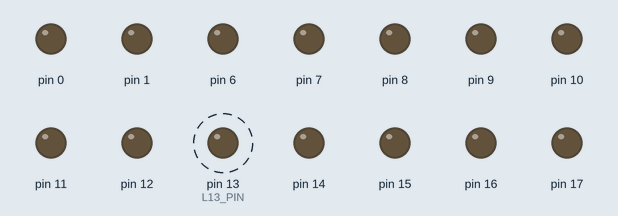
Simulated run of this sketch. Board: Arduino Uno, built with avr-gcc and run on an emulated ATmega328P. On the bench: output pins drawn as LEDs (lit = HIGH). Dashed ring = blinking. Pins used as bus, display or sensor lines are not drawn.

Above: at 0.05 s.
Timing chart, 0 to 3.0 s (numbered marks = the images above):
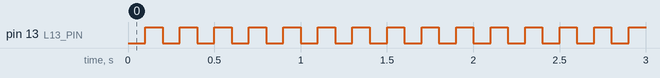

The sketch:

very_simple_rf433_button_simulator_manchester.ino
```cpp
/*
 *
 */

#include <avr/io.h>
#include <util/delay.h>

// LED 13 -> LED du board
#define L13_PIN    PORTB5
#define L13_INIT   bitSet  ( DDRB,  L13_PIN )
#define L13_SET    bitSet  ( PORTB, L13_PIN )
#define L13_CLEAR  bitClear( PORTB, L13_PIN )
#define L13_TOGGLE PORTB ^= 1<<L13_PIN
// TRIGGER BUTTON SIMULATOR 1
#define TRIG1_PIN    PORTD2
#define TRIG1_INIT   bitSet  ( DDRD,  TRIG1_PIN )
#define TRIG1_SET    bitSet  ( PORTD, TRIG1_PIN )
#define TRIG1_CLEAR  bitClear( PORTD, TRIG1_PIN )
#define TRIG1_TOGGLE PORTD ^= 1<<TRIG1_PIN
// TRIGGER BUTTON SIMULATOR 2
#define TRIG2_PIN    PORTD3
#define TRIG2_INIT   bitSet  ( DDRD,  TRIG2_PIN )
#define TRIG2_SET    bitSet  ( PORTD, TRIG2_PIN )
#define TRIG2_CLEAR  bitClear( PORTD, TRIG2_PIN )
#define TRIG2_TOGGLE PORTD ^= 1<<TRIG2_PIN
// TRIGGER BUTTON SIMULATOR 3
#define TRIG3_PIN    PORTD4
#define TRIG3_INIT   bitSet  ( DDRD,  TRIG3_PIN )
#define TRIG3_SET    bitSet  ( PORTD, TRIG3_PIN )
#define TRIG3_CLEAR  bitClear( PORTD, TRIG3_PIN )
#define TRIG3_TOGGLE PORTD ^= 1<<TRIG3_PIN
// TRIGGER BUTTON SIMULATOR 4
#define TRIG4_PIN    PORTD5
#define TRIG4_INIT   bitSet  ( DDRD,  TRIG4_PIN )
#define TRIG4_SET    bitSet  ( PORTD, TRIG4_PIN )
#define TRIG4_CLEAR  bitClear( PORTD, TRIG4_PIN )
#define TRIG4_TOGGLE PORTD ^= 1<<TRIG4_PIN


void setup()
{
    DDRB = 0b11111111;
    DDRC = 0b11111111;
    DDRD = 0b11111111;

    L13_INIT;
    TRIG1_INIT;
    TRIG2_INIT;
    TRIG3_INIT;
    TRIG4_INIT;

    L13_CLEAR;
    TRIG1_CLEAR;
    TRIG2_CLEAR;
    TRIG3_CLEAR;
    TRIG4_CLEAR;
}

void loop()
{
    TRIG1_SET;   _delay_ms( 50 );
    TRIG1_CLEAR; _delay_ms( 50 );
    L13_TOGGLE;
}
```

Measured:
- by itself, pin 13 (L13_PIN): alternates HIGH for 0.10 s and LOW for 0.10 s
